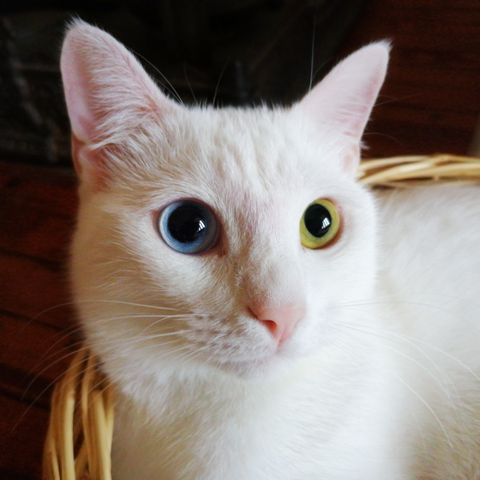
#> input picture Odev2/cat.png, 480 x 480 px
$ python main.py
#> lines starting #> are read from the running program, lines starting #| are printed output that depends on the picture
# İsmail ÖNER 02200201041

import cv2 as cv
import numpy as nm

img = cv.imread('cat.png' , 0)
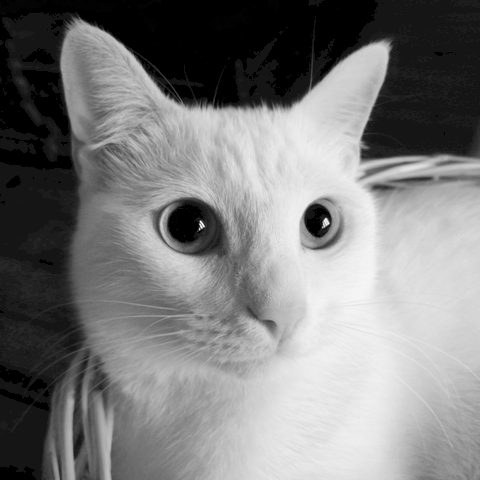
#> img: shape (480, 480); min 0, max 255, mean 124.7
cv.imshow('image', img)
cv.waitKey()
cv.destroyAllWindows()

max = 0

[x,y] = nm.shape(img)
#> x = 480; y = 480
for i in range(0,y):
    for z in range(0,x):
        a = img[z,i]
        if max < a:
            max = a
#> after the loop, max = 255

for i in range(0,x):
    for z in range(0,y):
        img[z,i] = max - img[z,i]
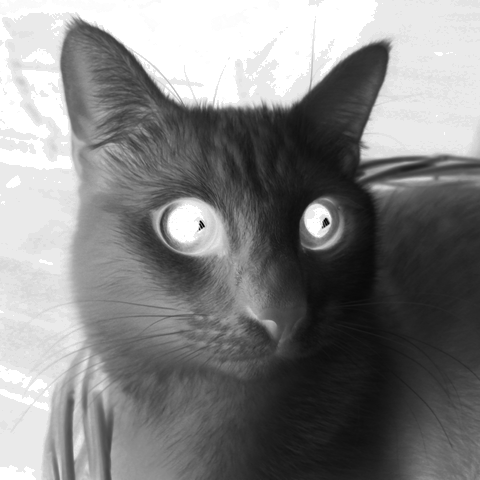
#> img: shape (480, 480); min 0, max 255, mean 130.3

cv.imshow('image',img)
cv.waitKey()
